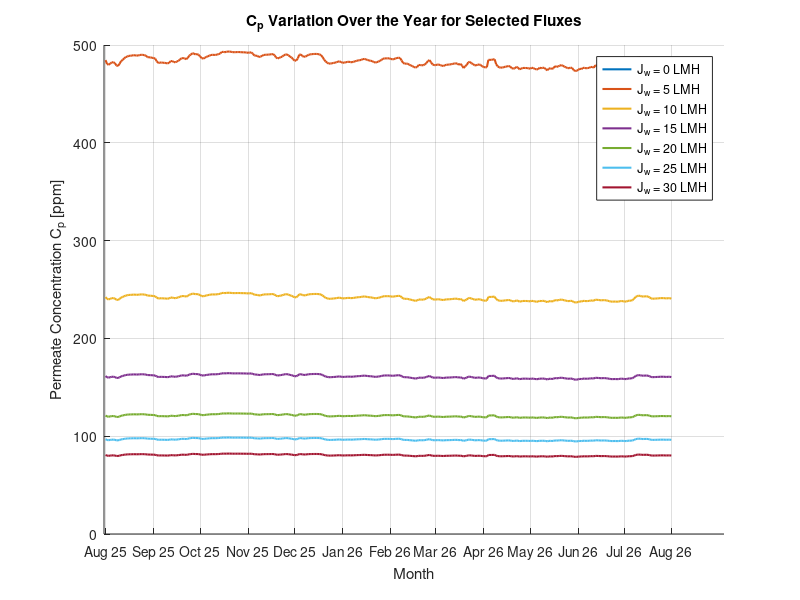

MATLAB code for this plot:
%% Obselet file
load('C_p_finder.mat', 'C_p_block', 'J_w');

month_ticks = [1 32 62 93 123 154 185 214 245 275 306 336 366];
month_labels = {'Aug 25','Sep 25','Oct 25','Nov 25','Dec 25','Jan 26',...
                'Feb 26','Mar 26','Apr 26','May 26','Jun 26','Jul 26','Aug 26'};


figure('Name','Cp Line Curves','Position',[300 300 900 400]);
hold on;

flux_picks = [0, 5, 10, 15, 20, 25, 30];
colors = lines(length(flux_picks));

for k = 1:length(flux_picks)
    idx = find(J_w == flux_picks(k));
    plot(1:366, C_p_block(idx, :), 'Color', colors(k,:), ...
         'LineWidth', 1.5, 'DisplayName', sprintf('J_w = %.0f LMH', flux_picks(k)));
end
hold off;

xticks(month_ticks); xticklabels(month_labels);
xlabel('Month');
ylabel('Permeate Concentration C_p [ppm]');
title('C_p Variation Over the Year for Selected Fluxes');
legend('Location', 'best');
grid on;
